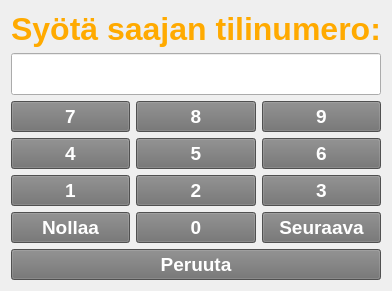
     <widget class="QWidget" name="accountNumInsertPage">
      <layout class="QGridLayout" name="gridLayout_4">
       <item row="0" column="0" colspan="3">
        <widget class="QLabel" name="accNumHeaderLabel">
         <property name="font">
          <font>
           <pointsize>24</pointsize>
           <weight>75</weight>
           <bold>true</bold>
          </font>
         </property>
         <property name="styleSheet">
          <string notr="true">color: rgb(255, 170, 0);</string>
         </property>
         <property name="text">
          <string>Syötä saajan tilinumero:</string>
         </property>
         <property name="alignment">
          <set>Qt::AlignCenter</set>
         </property>
        </widget>
       </item>
       <item row="1" column="0" colspan="3">
        <widget class="QLineEdit" name="accNumLineEdit">
         <property name="sizePolicy">
          <sizepolicy hsizetype="Preferred" vsizetype="Preferred">
           <horstretch>0</horstretch>
           <verstretch>0</verstretch>
          </sizepolicy>
         </property>
         <property name="font">
          <font>
           <pointsize>22</pointsize>
           <weight>75</weight>
           <bold>true</bold>
          </font>
         </property>
         <property name="styleSheet">
          <string notr="true">color: rgb(255, 255, 255);</string>
         </property>
         <property name="maxLength">
          <number>30</number>
         </property>
         <property name="echoMode">
          <enum>QLineEdit::Normal</enum>
         </property>
         <property name="alignment">
          <set>Qt::AlignCenter</set>
         </property>
        </widget>
       </item>
       <item row="2" column="0">
        <widget class="QPushButton" name="accNumButton7">
         <property name="sizePolicy">
          <sizepolicy hsizetype="Preferred" vsizetype="Preferred">
           <horstretch>0</horstretch>
           <verstretch>0</verstretch>
          </sizepolicy>
         </property>
         <property name="font">
          <font>
           <pointsize>14</pointsize>
           <weight>75</weight>
           <bold>true</bold>
          </font>
         </property>
         <property name="styleSheet">
          <string notr="true">background-color: rgb(112, 112, 112);
color: rgb(255, 255, 255);</string>
         </property>
         <property name="text">
          <string>7</string>
         </property>
        </widget>
       </item>
       <item row="2" column="1">
        <widget class="QPushButton" name="accNumButton8">
         <property name="sizePolicy">
          <sizepolicy hsizetype="Preferred" vsizetype="Preferred">
           <horstretch>0</horstretch>
           <verstretch>0</verstretch>
          </sizepolicy>
         </property>
         <property name="font">
          <font>
           <pointsize>14</pointsize>
           <weight>75</weight>
           <bold>true</bold>
          </font>
         </property>
         <property name="styleSheet">
          <string notr="true">background-color: rgb(112, 112, 112);
color: rgb(255, 255, 255);</string>
         </property>
         <property name="text">
          <string>8</string>
         </property>
        </widget>
       </item>
       <item row="2" column="2">
        <widget class="QPushButton" name="accNumButton9">
         <property name="sizePolicy">
          <sizepolicy hsizetype="Preferred" vsizetype="Preferred">
           <horstretch>0</horstretch>
           <verstretch>0</verstretch>
          </sizepolicy>
         </property>
         <property name="font">
          <font>
           <pointsize>14</pointsize>
           <weight>75</weight>
           <bold>true</bold>
          </font>
         </property>
         <property name="styleSheet">
          <string notr="true">background-color: rgb(112, 112, 112);
color: rgb(255, 255, 255);</string>
         </property>
         <property name="text">
          <string>9</string>
         </property>
        </widget>
       </item>
       <item row="3" column="0">
        <widget class="QPushButton" name="accNumButton4">
         <property name="sizePolicy">
          <sizepolicy hsizetype="Preferred" vsizetype="Preferred">
           <horstretch>0</horstretch>
           <verstretch>0</verstretch>
          </sizepolicy>
         </property>
         <property name="font">
          <font>
           <pointsize>14</pointsize>
           <weight>75</weight>
           <bold>true</bold>
          </font>
         </property>
         <property name="styleSheet">
          <string notr="true">background-color: rgb(112, 112, 112);
color: rgb(255, 255, 255);</string>
         </property>
         <property name="text">
          <string>4</string>
         </property>
        </widget>
       </item>
       <item row="3" column="1">
        <widget class="QPushButton" name="accNumButton5">
         <property name="sizePolicy">
          <sizepolicy hsizetype="Preferred" vsizetype="Preferred">
           <horstretch>0</horstretch>
           <verstretch>0</verstretch>
          </sizepolicy>
         </property>
         <property name="font">
          <font>
           <pointsize>14</pointsize>
           <weight>75</weight>
           <bold>true</bold>
          </font>
         </property>
         <property name="styleSheet">
          <string notr="true">background-color: rgb(112, 112, 112);
color: rgb(255, 255, 255);</string>
         </property>
         <property name="text">
          <string>5</string>
         </property>
        </widget>
       </item>
       <item row="3" column="2">
        <widget class="QPushButton" name="accNumButton6">
         <property name="sizePolicy">
          <sizepolicy hsizetype="Preferred" vsizetype="Preferred">
           <horstretch>0</horstretch>
           <verstretch>0</verstretch>
          </sizepolicy>
         </property>
         <property name="font">
          <font>
           <pointsize>14</pointsize>
           <weight>75</weight>
           <bold>true</bold>
          </font>
         </property>
         <property name="styleSheet">
          <string notr="true">background-color: rgb(112, 112, 112);
color: rgb(255, 255, 255);</string>
         </property>
         <property name="text">
          <string>6</string>
         </property>
        </widget>
       </item>
       <item row="4" column="0">
        <widget class="QPushButton" name="accNumButton1">
         <property name="sizePolicy">
          <sizepolicy hsizetype="Preferred" vsizetype="Preferred">
           <horstretch>0</horstretch>
           <verstretch>0</verstretch>
          </sizepolicy>
         </property>
         <property name="font">
          <font>
           <pointsize>14</pointsize>
           <weight>75</weight>
           <bold>true</bold>
          </font>
         </property>
         <property name="styleSheet">
          <string notr="true">background-color: rgb(112, 112, 112);
color: rgb(255, 255, 255);</string>
         </property>
         <property name="text">
          <string>1</string>
         </property>
        </widget>
       </item>
       <item row="4" column="1">
        <widget class="QPushButton" name="accNumButton2">
         <property name="sizePolicy">
          <sizepolicy hsizetype="Preferred" vsizetype="Preferred">
           <horstretch>0</horstretch>
           <verstretch>0</verstretch>
          </sizepolicy>
         </property>
         <property name="font">
          <font>
           <pointsize>14</pointsize>
           <weight>75</weight>
           <bold>true</bold>
          </font>
         </property>
         <property name="styleSheet">
          <string notr="true">background-color: rgb(112, 112, 112);
color: rgb(255, 255, 255);</string>
         </property>
         <property name="text">
          <string>2</string>
         </property>
        </widget>
       </item>
       <item row="4" column="2">
        <widget class="QPushButton" name="accNumButton3">
         <property name="sizePolicy">
          <sizepolicy hsizetype="Preferred" vsizetype="Preferred">
           <horstretch>0</horstretch>
           <verstretch>0</verstretch>
          </sizepolicy>
         </property>
         <property name="font">
          <font>
           <pointsize>14</pointsize>
           <weight>75</weight>
           <bold>true</bold>
          </font>
         </property>
         <property name="styleSheet">
          <string notr="true">background-color: rgb(112, 112, 112);
color: rgb(255, 255, 255);</string>
         </property>
         <property name="text">
          <string>3</string>
         </property>
        </widget>
       </item>
       <item row="5" column="0">
        <widget class="QPushButton" name="accNumClearButton">
         <property name="sizePolicy">
          <sizepolicy hsizetype="Preferred" vsizetype="Preferred">
           <horstretch>0</horstretch>
           <verstretch>0</verstretch>
          </sizepolicy>
         </property>
         <property name="font">
          <font>
           <pointsize>14</pointsize>
           <weight>75</weight>
           <bold>true</bold>
          </font>
         </property>
         <property name="styleSheet">
          <string notr="true">background-color: rgb(112, 112, 112);
color: rgb(255, 255, 255);</string>
         </property>
         <property name="text">
          <string>Nollaa</string>
         </property>
        </widget>
       </item>
       <item row="5" column="1">
        <widget class="QPushButton" name="accNumButton0">
         <property name="sizePolicy">
          <sizepolicy hsizetype="Preferred" vsizetype="Preferred">
           <horstretch>0</horstretch>
           <verstretch>0</verstretch>
          </sizepolicy>
         </property>
         <property name="font">
          <font>
           <pointsize>14</pointsize>
           <weight>75</weight>
           <bold>true</bold>
          </font>
         </property>
         <property name="styleSheet">
          <string notr="true">background-color: rgb(112, 112, 112);
color: rgb(255, 255, 255);</string>
         </property>
         <property name="text">
          <string>0</string>
         </property>
        </widget>
       </item>
       <item row="5" column="2">
        <widget class="QPushButton" name="accNumNextButton">
         <property name="sizePolicy">
          <sizepolicy hsizetype="Preferred" vsizetype="Preferred">
           <horstretch>0</horstretch>
           <verstretch>0</verstretch>
          </sizepolicy>
         </property>
         <property name="font">
          <font>
           <pointsize>14</pointsize>
           <weight>75</weight>
           <bold>true</bold>
          </font>
         </property>
         <property name="styleSheet">
          <string notr="true">background-color: rgb(112, 112, 112);
color: rgb(255, 255, 255);</string>
         </property>
         <property name="text">
          <string>Seuraava</string>
         </property>
        </widget>
       </item>
       <item row="6" column="0" colspan="3">
        <widget class="QPushButton" name="accNumCancelButton">
         <property name="sizePolicy">
          <sizepolicy hsizetype="Preferred" vsizetype="Preferred">
           <horstretch>0</horstretch>
           <verstretch>0</verstretch>
          </sizepolicy>
         </property>
         <property name="font">
          <font>
           <pointsize>14</pointsize>
           <weight>75</weight>
           <bold>true</bold>
          </font>
         </property>
         <property name="styleSheet">
          <string notr="true">background-color: rgb(112, 112, 112);
color: rgb(255, 255, 255);</string>
         </property>
         <property name="text">
          <string>Peruuta</string>
         </property>
        </widget>
       </item>
      </layout>
     </widget>
